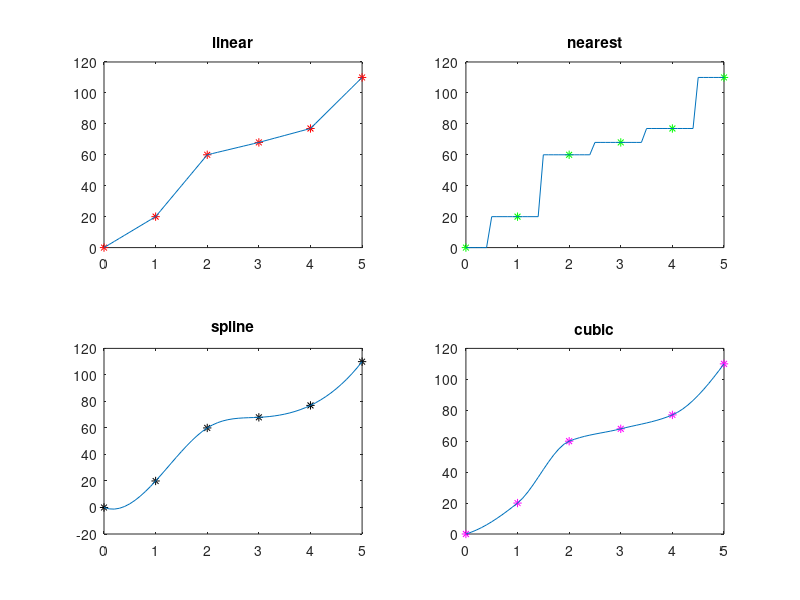

Source code (MATLAB):
% interp1(X,Y,x,'method')
% linear nearest cubic spline
clear;clc;
t=0:5;
y=[0 20 60 68 77 110];
x=0:0.1:5;
y1=interp1(t,y,x);
y2=interp1(t,y,x,'nearest') ;
y3=interp1(t,y,x,'spline');
y4=interp1(t,y,x,'cubic');
subplot(2,2,1);
plot(t,y,'*r');hold on;
plot(x,y1);
title('linear');
subplot(2,2,2);
plot(t,y,'*g');hold on;
plot(x,y2);
title('nearest');
subplot(2,2,3);
plot(t,y,'*k');hold on;
plot(x,y3);
title('spline');
subplot(2,2,4);
plot(t,y,'*m');hold on;
plot(x,y4);
title('cubic');
